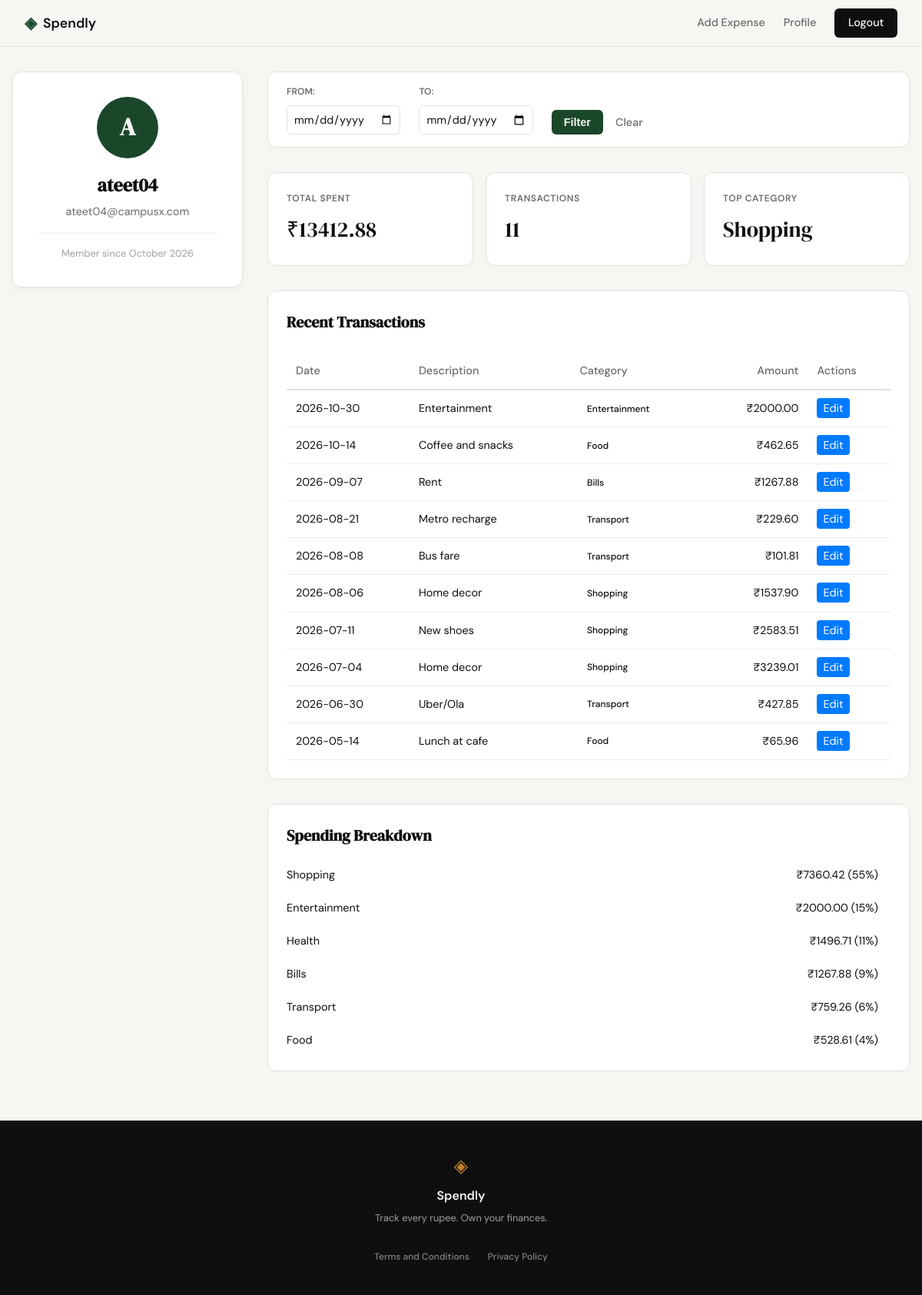
The page /profile (signed in) on the database its author committed.
### tables this page shows
CREATE TABLE users (
                id INTEGER PRIMARY KEY AUTOINCREMENT,
                name TEXT NOT NULL,
                email TEXT UNIQUE NOT NULL,
                password_hash TEXT NOT NULL,
                created_at TEXT DEFAULT (datetime('now'))
            );

CREATE TABLE expenses (
                id INTEGER PRIMARY KEY AUTOINCREMENT,
                user_id INTEGER NOT NULL,
                amount REAL NOT NULL,
                category TEXT NOT NULL,
                date TEXT NOT NULL,
                description TEXT,
                created_at TEXT DEFAULT (datetime('now')),
                FOREIGN KEY (user_id) REFERENCES users (id)
            );

### app.py (the view)
@app.route("/profile")
def profile():
    user_id = session.get("user_id")
    if not user_id:
        flash("Please log in to view your profile.")
        return redirect(url_for("login"))
    user = get_user_by_id(user_id)
    if not user:
        flash("User not found.")
        return redirect(url_for("login"))
    start_date = request.args.get("start_date")
    end_date = request.args.get("end_date")
    stats = get_summary_stats(user_id, start_date=start_date, end_date=end_date)
    transactions = get_recent_transactions(user_id, start_date=start_date, end_date=end_date)
    categories = get_category_breakdown(user_id, start_date=start_date, end_date=end_date)
    return render_template(
        "profile.html",
        user=user,
        stats=stats,
        transactions=transactions,
        categories=categories,
        start_date=start_date,
        end_date=end_date
    )

### database/db.py (called while the page is built)
def get_db():
    if hasattr(get_db, "_test_conn") and get_db._test_conn:
        return get_db._test_conn
    conn = sqlite3.connect(DATABASE_PATH)
    conn.execute("PRAGMA foreign_keys = ON")
    conn.row_factory = sqlite3.Row
    return conn

### database/queries.py (called while the page is built)
def get_user_by_id(user_id):
    with get_db() as conn:
        user = conn.execute(
            "SELECT name, email, created_at FROM users WHERE id = ?",
            (user_id,)
        ).fetchone()
        if not user:
            return None
        dt = datetime.strptime(user["created_at"], "%Y-%m-%d %H:%M:%S")
        member_since = dt.strftime("%B %Y")
        return {
            "name": user["name"],
            "email": user["email"],
            "member_since": member_since
        }

def get_recent_transactions(user_id, limit=10, start_date=None, end_date=None):
    with get_db() as conn:
        query_params = [user_id]
        conditions = ["user_id = ?"]
        if start_date:
            conditions.append("date >= ?")
            query_params.append(start_date)
        if end_date:
            conditions.append("date <= ?")
            query_params.append(end_date)
        where_clause = "WHERE " + " AND ".join(conditions)
        rows = conn.execute(
            f"""
            SELECT id, date, description, category, amount
            FROM expenses
            {where_clause}
            ORDER BY date DESC, created_at DESC
            LIMIT ?
            """,
            query_params + [limit]
        ).fetchall()
        return [dict(row) for row in rows]

### templates/profile.html (shortened to what this page needs)
{% extends "base.html" %}
{% block head %}
<link rel="stylesheet" href="{{ url_for('static', filename='css/profile.css') }}">
{% endblock %}
{% block content %}
<div class="profile-container">
    <aside class="profile-sidebar">
        <div class="user-card">
            <div class="user-avatar">
                {{ user['name'][0] | upper }}
            </div>
            <h1 class="user-name">{{ user['name'] }}</h1>
            <p class="user-email">{{ user['email'] }}</p>
            <div class="user-meta">
                Member since {{ user['member_since'] }}
            </div>
        </div>
    </aside>
    <section class="profile-main">
        <div class="filter-card">
            <form method="GET" action="{{ url_for('profile') }}" class="filter-form">
                <div class="filter-group">
                    <label for="start_date">From:</label>
                    <input type="date" id="start_date" name="start_date" value="{{ start_date or '' }}">
                </div>
                <div class="filter-group">
                    <label for="end_date">To:</label>
                    <input type="date" id="end_date" name="end_date" value="{{ end_date or '' }}">
                </div>
                <div class="filter-actions">
                    <button type="submit" class="btn-filter">Filter</button>
                    <a href="{{ url_for('profile') }}" class="btn-clear">Clear</a>
                </div>
            </form>
        </div>
        <div class="stats-grid">
            <div class="stat-card">
                <span class="stat-label">Total Spent</span>
                <span class="stat-value">₹{{ "%.2f"|format(stats['total_spent']) }}</span>
            </div>
            <div class="stat-card">
                <span class="stat-label">Transactions</span>
                <span class="stat-value">{{ stats['transaction_count'] }}</span>
            </div>
            <div class="stat-card">
                <span class="stat-label">Top Category</span>
                <span class="stat-value">{{ stats['top_category'] }}</span>
            </div>
        </div>
        <div class="data-card">
            <h2 class="card-title">Recent Transactions</h2>
            <table class="tx-table">
                <thead>
                    <tr>
                        <th>Date</th>
                        <th>Description</th>
                        <th>Category</th>
                        <th style="text-align: right;">Amount</th>
<th>Actions</th>
                    </tr>
                </thead>
                <tbody>
                    {% for tx in transactions %}
                    <tr>
                        <td>{{ tx['date'] }}</td>
                        <td>{{ tx['description'] }}</td>
                        <td><span class="category-badge"> {{ tx['category'] }} </span></td>
                        <td style="text-align: right;">₹{{ "%.2f"|format(tx['amount']) }}</td>
<td>
  {% set expense_id = tx.get('id') or tx.get('expense_id') %}
  {% if expense_id is not none %}
    <a href="#" class="btn btn-edit" data-expense-id="{{ expense_id }}" style="padding: 4px 8px; background-color: #007bff; color: white; border-radius: 4px; text-decoration: none;">Edit</a>
  {% endif %}
</td>
                    </tr>
                    {% endfor %}
                </tbody>
</table>
        </div>
        <div class="data-card">
            <h2 class="card-title">Spending Breakdown</h2>
            <div class="category-list">
                {% for cat in categories %}
                <div class="category-item">
                    <div class="category-info">
                        <span>{{ cat['name'] }}</span>
                        <span>₹{{ "%.2f"|format(cat['amount']) }} ({{ cat['pct'] }}%)</span>
                    </div>
                </div>
                {% endfor %}
            </div>
        </div>
    </section>
</div>
{% endblock %}

### static/css/style.css (style rules this page uses)
:root { --ink: #0f0f0f; --ink-soft: #2d2d2d; --ink-muted: #6b6b6b; --ink-faint: #a0a0a0; --paper: #f7f6f3; --paper-warm: #f0ede6; --paper-card: #ffffff; --accent: #1a472a; --accent-light: #e8f0eb; --accent-2: #c17f24; --accent-2-light: #fdf3e3; --danger: #c0392b; --danger-light: #fdecea; --border: #e4e1da; --border-soft: #eeebe4; --font-display: 'DM Serif Display', Georgia, serif; --font-body: 'DM Sans', system-ui, sans-serif; --max-width: 1200px; --auth-width: 440px; --radius-sm: 6px; --radius-md: 12px; --radius-lg: 20px; }
*, *::before, *::after { box-sizing: border-box; margin: 0; padding: 0; }
html { font-size: 16px; scroll-behavior: smooth; }
body { background: var(--paper); color: var(--ink); font-family: var(--font-body); font-size: 1rem; line-height: 1.6; -webkit-font-smoothing: antialiased; }
a { color: inherit; text-decoration: none; }

### static/css/profile.css (style rules this page uses)
.profile-container { max-width: var(--max-width); margin: 0 auto; padding: 2rem 1rem; display: grid; grid-template-columns: 300px 1fr; gap: 2rem; }
.user-card { background: var(--paper-card); border: 1px solid var(--border); border-radius: var(--radius-md); padding: 2rem; text-align: center; height: fit-content; box-shadow: 0 4px 12px rgba(0,0,0,0.04); }
.filter-card { background: var(--paper-card); border: 1px solid var(--border); border-radius: var(--radius-md); padding: 1rem 1.5rem; margin-bottom: 2rem; box-shadow: 0 2px 6px rgba(0,0,0,0.02); }
.filter-form { display: flex; flex-wrap: wrap; align-items: flex-end; gap: 1.5rem; }
.filter-group { display: flex; flex-direction: column; gap: 0.5rem; }
.filter-group label { font-size: 0.75rem; font-weight: 600; color: var(--ink-muted); text-transform: uppercase; }
.filter-group input { padding: 0.5rem; border: 1px solid var(--border); border-radius: var(--radius-sm); font-family: inherit; font-size: 0.9rem; color: var(--ink); }
.filter-actions { display: flex; align-items: center; gap: 1rem; }
.btn-filter { background: var(--accent); color: var(--paper); border: none; padding: 0.5rem 1rem; border-radius: var(--radius-sm); font-weight: 600; cursor: pointer; font-size: 0.9rem; transition: opacity 0.2s; }
.btn-clear { color: var(--ink-muted); text-decoration: none; font-size: 0.9rem; font-weight: 500; transition: color 0.2s; }
.user-avatar { width: 80px; height: 80px; background: var(--accent); color: var(--paper); border-radius: 50%; display: flex; align-items: center; justify-content: center; font-size: 2rem; font-weight: 600; margin: 0 auto 1rem; font-family: var(--font-display); }
.user-name { font-family: var(--font-display); font-size: 1.5rem; color: var(--ink); margin-bottom: 0.25rem; }
.user-email { font-size: 0.9rem; color: var(--ink-muted); margin-bottom: 1rem; }
.user-meta { font-size: 0.8rem; color: var(--ink-faint); border-top: 1px solid var(--border-soft); padding-top: 1rem; margin-top: 1rem; }
.stats-grid { display: grid; grid-template-columns: repeat(3, 1fr); gap: 1rem; margin-bottom: 2rem; }
.stat-card { background: var(--paper-card); border: 1px solid var(--border); border-radius: var(--radius-md); padding: 1.5rem; text-align: left; box-shadow: 0 2px 6px rgba(0,0,0,0.02); }
.stat-label { font-size: 0.75rem; font-weight: 600; text-transform: uppercase; color: var(--ink-muted); letter-spacing: 0.05em; margin-bottom: 0.5rem; display: block; }
.stat-value { font-family: var(--font-display); font-size: 1.75rem; color: var(--ink); font-variant-numeric: tabular-nums; }
.data-card { background: var(--paper-card); border: 1px solid var(--border); border-radius: var(--radius-md); padding: 1.5rem; margin-bottom: 2rem; box-shadow: 0 2px 6px rgba(0,0,0,0.02); }
.card-title { font-family: var(--font-display); font-size: 1.25rem; margin-bottom: 1.5rem; color: var(--ink); }
.tx-table { width: 100%; border-collapse: collapse; font-size: 0.9rem; }
.tx-table th { text-align: left; padding: 0.75rem; border-bottom: 2px solid var(--border); color: var(--ink-muted); font-weight: 500; }
.tx-table td { padding: 0.75rem; border-bottom: 1px solid var(--border-soft); }
.category-badge { padding: 0.2rem 0.6rem; border-radius: 999px; font-size: 0.75rem; font-weight: 500; }
.category-list { display: flex; flex-direction: column; gap: 1rem; }
.category-item { display: flex; align-items: center; gap: 1rem; }
.category-info { flex: 1; display: flex; justify-content: space-between; font-size: 0.9rem; margin-bottom: 0.25rem; }

### rows shown on the page
users: name "A", name "ateet04", email "ateet04@campusx.com"
expenses: date "2026-10-30", description "Entertainment", category "Entertainment", amount "2000.00", name "Entertainment", pct "15"
expenses: date "2026-10-14", description "Coffee and snacks", category "Food", amount "462.65"
expenses: date "2026-09-07", description "Rent", category "Bills", amount "1267.88", name "Bills", pct "9"
expenses: date "2026-08-21", description "Metro recharge", category "Transport", amount "229.60"
expenses: date "2026-08-08", description "Bus fare", category "Transport", amount "101.81"
expenses: date "2026-08-06", description "Home decor", category "Shopping", amount "1537.90"
expenses: date "2026-07-11", description "New shoes", category "Shopping", amount "2583.51"
expenses: date "2026-07-04", description "Home decor", category "Shopping", amount "3239.01"
expenses: date "2026-06-30", description "Uber/Ola", category "Transport", amount "427.85"
expenses: date "2026-05-14", description "Lunch at cafe", category "Food", amount "65.96"
expenses: name "Health", amount "1496.71", pct "11"

### other values the page prints
{{ user['member_since'] }} "October 2026"
{{ "%.2f"|format(stats['total_spent']) }} "13412.88"
{{ stats['transaction_count'] }} "11"
{{ stats['top_category'] }} "Shopping"
{{ cat['name'] }} "Shopping" "Transport" "Food"
{{ "%.2f"|format(cat['amount']) }} "7360.42" "759.26" "528.61"
{{ cat['pct'] }} "55" "6" "4"
